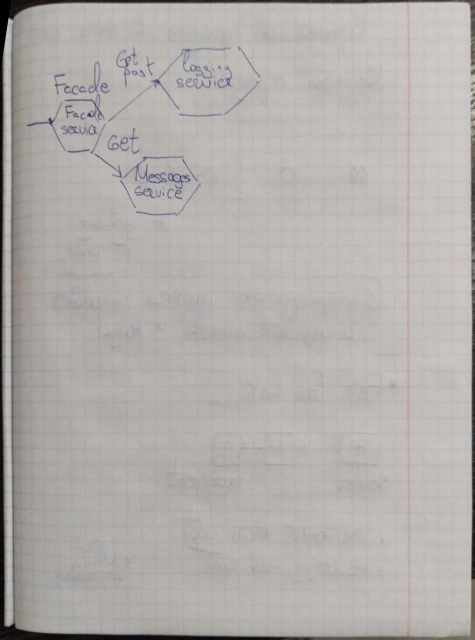
#> input picture img/result.jpg, 949 x 1280 px, found by its file name (shown at 1/2 size)
$ python line_detection.py
#> lines starting #> are read from the running program, lines starting #| are printed output that depends on the picture; after the words box and inside, x2 and y2 are one past the last pixel; in counts of white or black regions, pixels touching at a corner belong together
import numpy as np
from numpy.core.fromnumeric import resize

from skimage.io import imread
from skimage.transform import hough_line, hough_line_peaks
from skimage.feature import canny
from skimage.draw import line
from skimage.draw import circle
from skimage import data
from skimage.filters import gaussian,threshold_niblack,threshold_sauvola,threshold_otsu
import matplotlib.pyplot as plt
from matplotlib import cm
from skimage.color import rgb2gray
from skimage import img_as_ubyte
from skimage.morphology import skeletonize
from skimage.io import imsave
from matplotlib import image
from matplotlib import pyplot as plt
from skimage.filters import unsharp_mask
from skimage.filters.rank import equalize
from skimage.morphology import disk
from skimage.filters import median, threshold_otsu
from skimage import exposure

working_image = imread("img/result.jpg")
#> working_image is the input picture: shape (1280, 949, 3); mean R, G, B 178.2, 174.2, 171

canvas = image.imread('img/result.jpg')

height = working_image.shape[0]
#> height = 1280
width = working_image.shape[1]
#> width = 949

gray_image = rgb2gray(working_image)

thresh = threshold_niblack(gray_image)
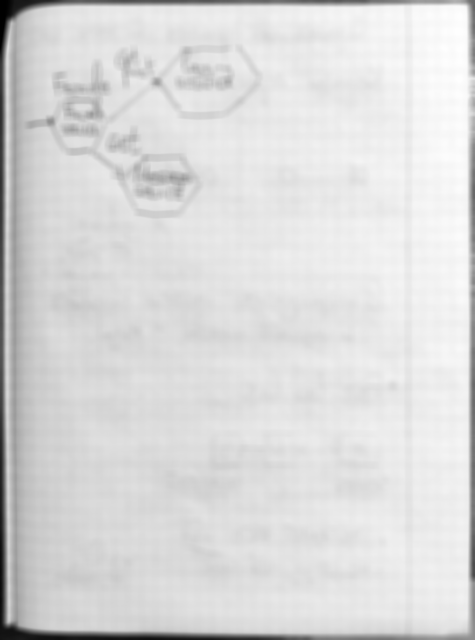
#> thresh: shape (1280, 949) float64 (shown at 1/2 size); min -0.00294, max 0.795, mean 0.681; drawn with min black and max white
binary = np.invert(gray_image > thresh)
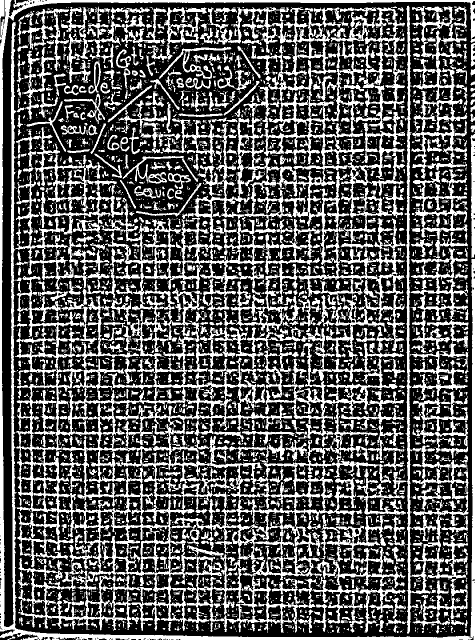
#> binary: shape (1280, 949) bool (shown at 1/2 size); 34.7% white; 5204 white regions (3914 under 20 px), largest, box (x1, y1, x2, y2) and area: (30, 14, 811, 1266) 183343, (0, 0, 949, 1280) 31257, (809, 11, 937, 1268) 16610
binary = img_as_ubyte(binary)

imsave("img/binary.jpg", binary)

tested_angles = np.linspace(-np.pi / 2, np.pi / 2, 360, endpoint=False)
h, theta, d = hough_line(binary, theta=tested_angles)
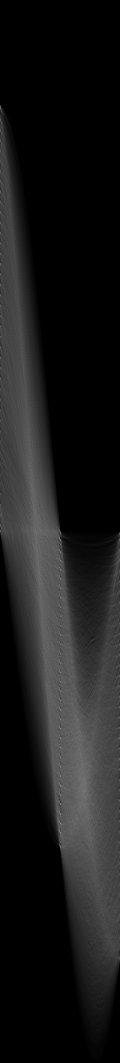
#> h: shape (3189, 360) uint64 (shown at 1/3 size); min 0, max 1266, mean 132; drawn with min black and max white
#> theta = 360 values from -1.57 to 1.56; d = 3189 values from -1594 to 1594


horizontal_lines = []
vertical_lines = []
cross_vertical = []
cross_horizontal = []

for _, angle, dist in zip(*hough_line_peaks(h, theta, d)):

    a,b = np.cos(angle), np.sin(angle)
    x0, y0 = dist * np.array([a, b])
    pt1 = (x0 + (width)*(-b), y0 + (height)*(a))
    pt2 = (x0 - (width)*(-b), y0 - (height)*(a))

    degress = (angle * 180 / np.pi)
    #plt.axline((x0, y0), slope=np.tan(angle + np.pi/2), linewidth=0.3, color='r')
    if np.abs(degress) == 0:
        plt.axline((x0, y0), slope=np.tan(angle + np.pi/2), linewidth=0.3, color='r')
        cross_vertical.append( np.array([np.cross((pt1[0], pt1[1], 1), (pt2[0], pt2[1], 1)), angle, dist],dtype=object))
    if np.abs(degress) > 70 and np.abs(degress) < 100:
        plt.axline((x0, y0), slope=np.tan(angle + np.pi/2), linewidth=0.3, color='b')
        cross_horizontal.append( np.array([np.cross((pt1[0], pt1[1], 1), (pt2[0], pt2[1], 1)), angle, dist],dtype=object))
#> this loop made 107 passes
#> (angle, dist, a, b, x0, y0, pt1, pt2) on passes 1 to 12: (0, 817, 1, 0, 817, 0, (817, 1280), (817, -1280)), (0, 3, 1, 0, 3, 0, (3, 1280), (3, -1280)), (0, 26, 1, 0, 26, 0, (26, 1280), (26, -1280)), (0, 945, 1, 0, 945, 0, (945, 1280), (945, -1280)), (0, 876, 1, 0, 876, 0, (876, 1280), (876, -1280)), (0, 591, 1, 0, 591, 0, (591, 1280), (591, -1280)), (0, 619, 1, 0, 619, 0, (619, 1280), (619, -1280)), (0, 847, 1, 0, 847, 0, (847, 1280), (847, -1280)), (0, 534, 1, 0, 534, 0, (534, 1280), (534, -1280)), (0, 562, 1, 0, 562, 0, (562, 1280), (562, -1280)), (0, 647, 1, 0, 647, 0, (647, 1280), (647, -1280)), (0, 478, 1, 0, 478, 0, (478, 1280), (478, -1280))
#> (a, b, x0, y0, degress) on passes 61, 66, 68, 71, 74, 80: (6.12e-17, -1, -2.82e-14, 460, -90), (0.00873, 1, 0.209, 24, 89.5), (0.00873, -1, -10.52, 1205, -89.5), (0.0175, -1, -21.48, 1230.8, -89), (0.00873, -1, -9.7, 1112, -89.5), (6.12e-17, -1, -2.62e-14, 428, -90)
#> after the loop, cross_horizontal = 35 items; cross_vertical = 33 items

plt.imshow(canvas)
plt.savefig("img/all_lines_ar.jpg", dpi = 1500)
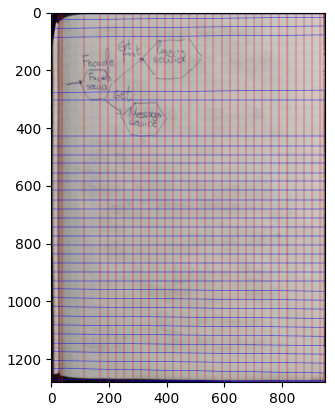
#> figure drawn by matplotlib, 1 panel

with open('npy/cross_vertical_ar.npy', 'wb') as f:
            np.save(f,  cross_vertical)

with open('npy/cross_horizontal_ar.npy', 'wb') as f:
            np.save(f, cross_horizontal)
